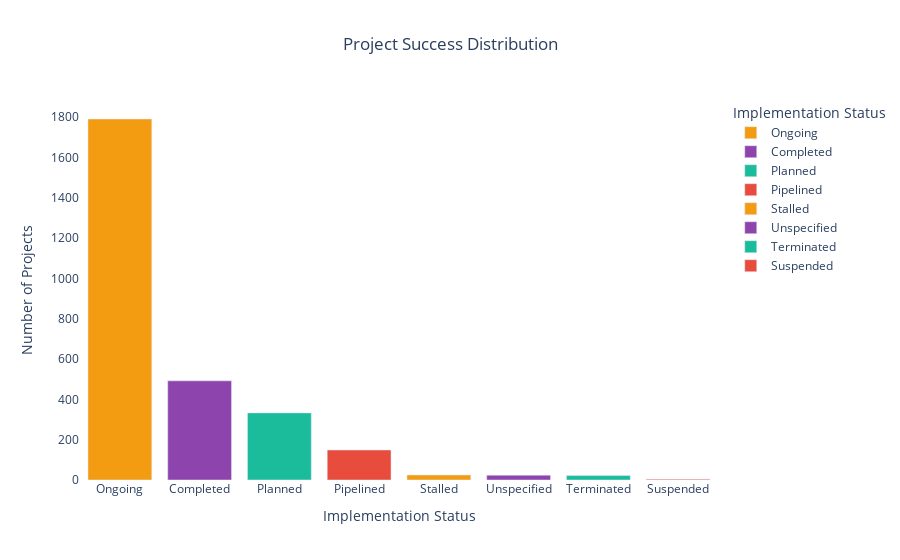

Notebook cell for this chart:
### Code cell
# Investigating project success based on implementation status
success_counts = df["implementation_status"].value_counts().reset_index(name="Number of Projects")
success_counts.columns = ["Implementation Status", "Number of Projects"]

# Create an interactive bar plot for project success distribution with modern color palette
fig = px.bar(success_counts, 
             x="Implementation Status", 
             y="Number of Projects", 
             title="Project Success Distribution",
             labels={"Implementation Status": "Implementation Status", "Number of Projects": "Number of Projects"},
             color="Implementation Status",  # Color bars by Implementation Status
             color_discrete_sequence=["#F39C12", "#8E44AD", "#1ABC9C", "#E74C3C"])  # Vibrant modern colors
fig.update_layout(
    xaxis_title="Implementation Status", 
    yaxis_title="Number of Projects", 
    template="plotly",  # Use a clean modern theme
    title_x=0.5,  # Center the title
    plot_bgcolor="white",  # Set plot background to white
    paper_bgcolor="white"  # Set the overall paper background to white
)
fig.show()

### Figure 1 — Plotly figure (JSON) as saved in the notebook; plotly's stock layout.template omitted (floating-point values rounded to 4 significant figures)
{"data": [{"alignmentgroup": "True", "hovertemplate": "Implementation Status=%{x}<br>Number of Projects=%{y}<extra></extra>", "legendgroup": "Ongoing", "marker": {"color": "#F39C12", "pattern": {"shape": ""}}, "name": "Ongoing", "offsetgroup": "Ongoing", "orientation": "v", "showlegend": true, "textposition": "auto", "type": "bar", "x": ["Ongoing"], "xaxis": "x", "y": [1791], "yaxis": "y"}, {"alignmentgroup": "True", "hovertemplate": "Implementation Status=%{x}<br>Number of Projects=%{y}<extra></extra>", "legendgroup": "Completed", "marker": {"color": "#8E44AD", "pattern": {"shape": ""}}, "name": "Completed", "offsetgroup": "Completed", "orientation": "v", "showlegend": true, "textposition": "auto", "type": "bar", "x": ["Completed"], "xaxis": "x", "y": [492], "yaxis": "y"}, {"alignmentgroup": "True", "hovertemplate": "Implementation Status=%{x}<br>Number of Projects=%{y}<extra></extra>", "legendgroup": "Planned", "marker": {"color": "#1ABC9C", "pattern": {"shape": ""}}, "name": "Planned", "offsetgroup": "Planned", "orientation": "v", "showlegend": true, "textposition": "auto", "type": "bar", "x": ["Planned"], "xaxis": "x", "y": [333], "yaxis": "y"}, {"alignmentgroup": "True", "hovertemplate": "Implementation Status=%{x}<br>Number of Projects=%{y}<extra></extra>", "legendgroup": "Pipelined", "marker": {"color": "#E74C3C", "pattern": {"shape": ""}}, "name": "Pipelined", "offsetgroup": "Pipelined", "orientation": "v", "showlegend": true, "textposition": "auto", "type": "bar", "x": ["Pipelined"], "xaxis": "x", "y": [149], "yaxis": "y"}, {"alignmentgroup": "True", "hovertemplate": "Implementation Status=%{x}<br>Number of Projects=%{y}<extra></extra>", "legendgroup": "Stalled", "marker": {"color": "#F39C12", "pattern": {"shape": ""}}, "name": "Stalled", "offsetgroup": "Stalled", "orientation": "v", "showlegend": true, "textposition": "auto", "type": "bar", "x": ["Stalled"], "xaxis": "x", "y": [25], "yaxis": "y"}, {"alignmentgroup": "True", "hovertemplate": "Implementation Status=%{x}<br>Number of Projects=%{y}<extra></extra>", "legendgroup": "Unspecified", "marker": {"color": "#8E44AD", "pattern": {"shape": ""}}, "name": "Unspecified", "offsetgroup": "Unspecified", "orientation": "v", "showlegend": true, "textposition": "auto", "type": "bar", "x": ["Unspecified"], "xaxis": "x", "y": [24], "yaxis": "y"}, {"alignmentgroup": "True", "hovertemplate": "Implementation Status=%{x}<br>Number of Projects=%{y}<extra></extra>", "legendgroup": "Terminated", "marker": {"color": "#1ABC9C", "pattern": {"shape": ""}}, "name": "Terminated", "offsetgroup": "Terminated", "orientation": "v", "showlegend": true, "textposition": "auto", "type": "bar", "x": ["Terminated"], "xaxis": "x", "y": [22], "yaxis": "y"}, {"alignmentgroup": "True", "hovertemplate": "Implementation Status=%{x}<br>Number of Projects=%{y}<extra></extra>", "legendgroup": "Suspended", "marker": {"color": "#E74C3C", "pattern": {"shape": ""}}, "name": "Suspended", "offsetgroup": "Suspended", "orientation": "v", "showlegend": true, "textposition": "auto", "type": "bar", "x": ["Suspended"], "xaxis": "x", "y": [4], "yaxis": "y"}], "layout": {"barmode": "relative", "legend": {"title": {"text": "Implementation Status"}, "tracegroupgap": 0}, "paper_bgcolor": "white", "plot_bgcolor": "white", "title": {"text": "Project Success Distribution", "x": 0.5}, "xaxis": {"anchor": "y", "categoryarray": ["Ongoing", "Completed", "Planned", "Pipelined", "Stalled", "Unspecified", "Terminated", "Suspended"], "categoryorder": "array", "domain": [0, 1], "title": {"text": "Implementation Status"}}, "yaxis": {"anchor": "x", "domain": [0, 1], "title": {"text": "Number of Projects"}}}}
